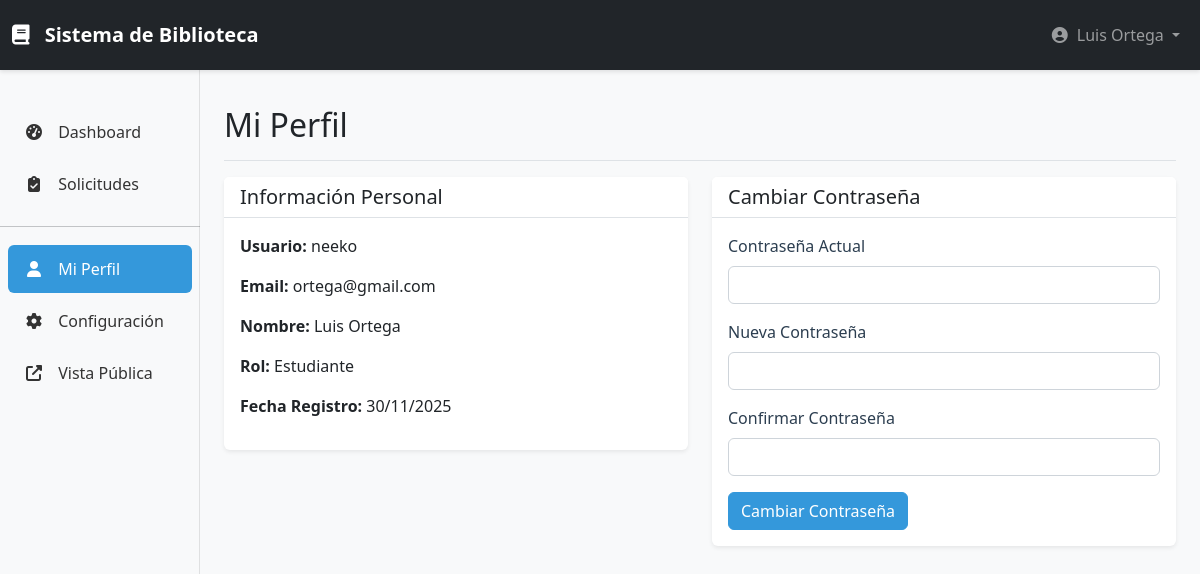
The page /WEB/dashboard/profile.php (signed in) on the database its author committed.
### tables this page shows
CREATE TABLE IF NOT EXISTS `usuarios` (
  `id` int NOT NULL AUTO_INCREMENT,
  `username` varchar(50) NOT NULL,
  `email` varchar(100) NOT NULL,
  `password` varchar(255) NOT NULL,
  `primer_nombre` varchar(50) NOT NULL,
  `segundo_nombre` varchar(50) DEFAULT NULL,
  `primer_apellido` varchar(50) NOT NULL,
  `segundo_apellido` varchar(50) DEFAULT NULL,
  `rol_id` int NOT NULL,
  `activo` tinyint DEFAULT '1',
  `created_at` timestamp NULL DEFAULT CURRENT_TIMESTAMP,
  `updated_at` timestamp NULL DEFAULT CURRENT_TIMESTAMP ON UPDATE CURRENT_TIMESTAMP,
  PRIMARY KEY (`id`),
  UNIQUE KEY `username` (`username`),
  UNIQUE KEY `email` (`email`),
  KEY `rol_id` (`rol_id`)
);

### WEB/classes/Model.php (called while the page is built, shortened)
<?php
require_once '../includes/database.php';
require_once '../includes/functions.php';
class Model {
    protected $conn;
    protected $table;
    public function __construct($table) {
        $this->db = new Database();
        $this->conn = $this->db->getConnection();
        $this->table = $table;
    }
    public function getById($id) {
        $query = "SELECT * FROM " . $this->table . " WHERE id = :id AND activo = 1";
        $stmt = $this->conn->prepare($query);
        $stmt->bindParam(':id', $id);
        $stmt->execute();
        return $stmt->fetch(PDO::FETCH_ASSOC);
    }
}
?>

### WEB/includes/database.php (called while the page is built, shortened)
<?php
class Database {
    private $host = 'localhost';
    private $db_name = 'sistema_biblioteca';
    private $username = 'root';
    private $password = '';
    public function getConnection() {
        $this->conn = null;
        try {
            $this->conn = new PDO(
                "mysql:host=" . $this->host . ";dbname=" . $this->db_name . ";charset=utf8",
                $this->username,
                $this->password
            );
            $this->conn->setAttribute(PDO::ATTR_ERRMODE, PDO::ERRMODE_EXCEPTION);
        } catch(PDOException $exception) {
            echo "Error de conexión: " . $exception->getMessage();
        }
        return $this->conn;
    }
}
?>

### WEB/includes/functions.php (called while the page is built, shortened)
<?php
function formatDate($date, $format = 'd/m/Y') {
    $datetime = new DateTime($date);
    return $datetime->format($format);
}
?>

### WEB/dashboard/profile.php (the view, shortened to what this page needs)
<?php
require_once '../includes/functions.php';
$userModel = new User();
$usuario_actual = $userModel->getById($_SESSION['user_id']);
?>
<!DOCTYPE html>
<html lang="es">
<head>
    <link href="<?php echo BOOTSTRAP_CSS; ?>" rel="stylesheet">
    <link href="<?php echo FONTAWESOME; ?>" rel="stylesheet">
    <link href="../assets/css/custom.css" rel="stylesheet">
</head>
<body>
    <?php include 'includes/navbar.php'; ?>
    <div class="container-fluid">
        <div class="row">
            <?php include 'includes/sidebar.php'; ?>
            <main class="col-md-9 ms-sm-auto col-lg-10 px-md-4">
                <div class="d-flex justify-content-between flex-wrap flex-md-nowrap align-items-center pt-3 pb-2 mb-3 border-bottom">
                    <h1 class="h2">Mi Perfil</h1>
                </div>
                <div class="row">
                    <div class="col-md-6">
                        <div class="card">
                            <div class="card-header">
                                <h5 class="card-title mb-0">Información Personal</h5>
                            </div>
                            <div class="card-body">
                                <p><strong>Usuario:</strong> <?php echo $usuario_actual['username']; ?></p>
                                <p><strong>Email:</strong> <?php echo $usuario_actual['email']; ?></p>
                                <p><strong>Nombre:</strong> <?php echo $usuario_actual['primer_nombre'] . ' ' . $usuario_actual['primer_apellido']; ?></p>
                                <p><strong>Rol:</strong> <?php echo $_SESSION['role']; ?></p>
                                <p><strong>Fecha Registro:</strong> <?php echo formatDate($usuario_actual['created_at']); ?></p>
                            </div>
                        </div>
                    </div>
                    <div class="col-md-6">
                        <div class="card">
                            <div class="card-header">
                                <h5 class="card-title mb-0">Cambiar Contraseña</h5>
                            </div>
                            <div class="card-body">
                                <form method="POST">
                                    <div class="mb-3">
                                        <label class="form-label">Contraseña Actual</label>
                                        <input type="password" class="form-control" name="password_actual" required>
                                    </div>
                                    <div class="mb-3">
                                        <label class="form-label">Nueva Contraseña</label>
                                        <input type="password" class="form-control" name="nueva_password" required>
                                    </div>
                                    <div class="mb-3">
                                        <label class="form-label">Confirmar Contraseña</label>
                                        <input type="password" class="form-control" name="confirmar_password" required>
                                    </div>
                                    <button type="submit" class="btn btn-primary">Cambiar Contraseña</button>
                                </form>
                            </div>
                        </div>
                    </div>
                </div>
            </main>
        </div>
    </div>
</body>
</html>

### WEB/assets/css/custom.css (style rules this page uses)
:root { --primary-color: #2c3e50; --secondary-color: #34495e; --accent-color: #3498db; --success-color: #27ae60; --warning-color: #f39c12; --danger-color: #e74c3c; }
body { font-family: 'Segoe UI', Tahoma, Geneva, Verdana, sans-serif; background-color: #f8f9fa; padding-top: 70px; }
main { margin-top: 0; padding: 20px; margin-left: 0; }
@media (min-width: 768px) { main { margin-left: 280px; } }
.card { border: none; box-shadow: 0 0.125rem 0.25rem rgba(0, 0, 0, 0.075); margin-bottom: 1.5rem; }
.card-header { background-color: white; border-bottom: 1px solid #dee2e6; font-weight: 600; }
.btn { border-radius: 0.375rem; font-weight: 500; transition: all 0.3s ease; }
.btn-primary { background-color: var(--accent-color); border-color: var(--accent-color); }
.form-label { font-weight: 500; color: var(--primary-color); margin-bottom: 0.5rem; }
.form-control, .form-select { border-radius: 0.375rem; border: 1px solid #ced4da; transition: border-color 0.15s ease-in-out, box-shadow 0.15s ease-in-out; }

### rows shown on the page
usuarios: username "neeko", email "ortega@gmail.com", primer_nombre "Luis", primer_apellido "Ortega", created_at "30/11/2025"

### other values the page prints
$_SESSION['nombre_completo'] "Luis Ortega"
$_SESSION['role'] "Estudiante"
